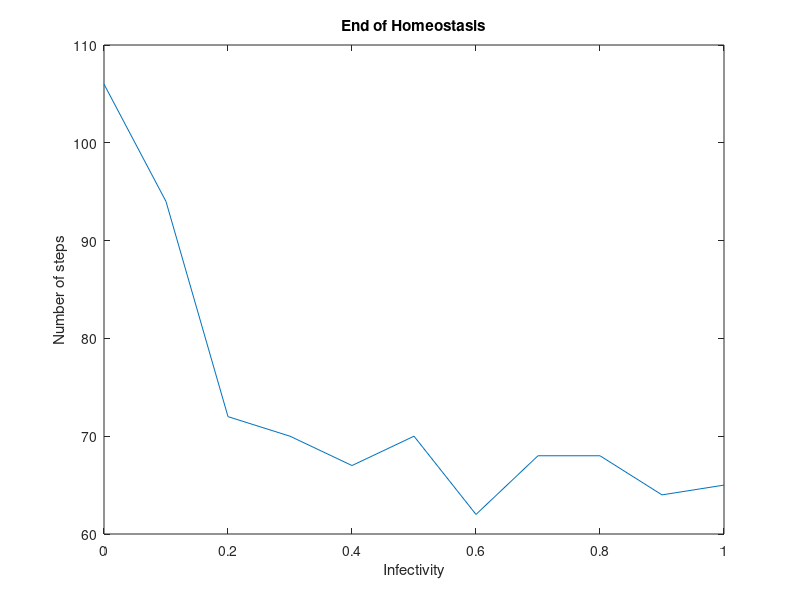

This chart was generated by the following MATLAB code:
function endGraph

endSteps = [106 94 72 70 67 70 62 68 68 64 65];
infect = [0 0.1 0.2 0.3 0.4 0.5 0.6 0.7 0.8 0.9 1.0];

plot(infect, endSteps);
title('End of Homeostasis');
xlabel('Infectivity');
ylabel('Number of steps');
end